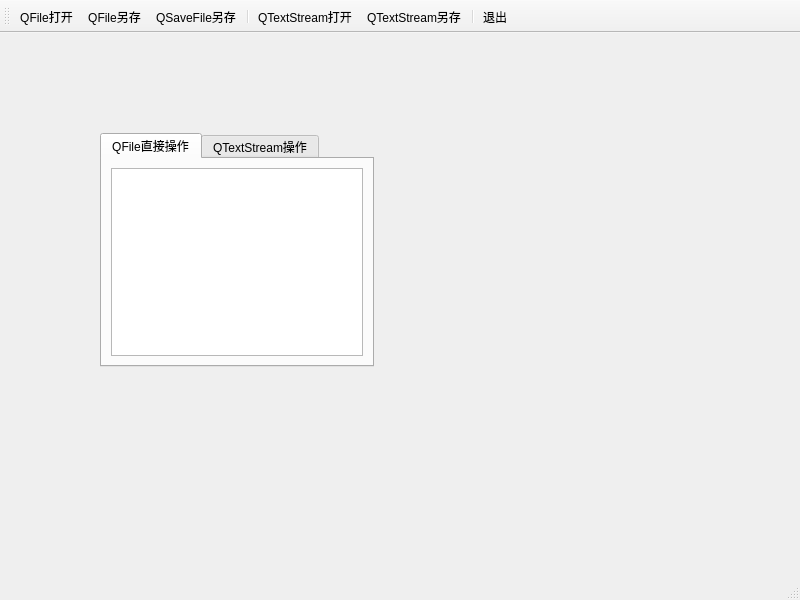
<?xml version="1.0" encoding="UTF-8"?>
<ui version="4.0">
 <class>MainWindow</class>
 <widget class="QMainWindow" name="MainWindow">
  <property name="geometry">
   <rect>
    <x>0</x>
    <y>0</y>
    <width>800</width>
    <height>600</height>
   </rect>
  </property>
  <property name="windowTitle">
   <string>文本文件读写</string>
  </property>
  <property name="toolButtonStyle">
   <enum>Qt::ToolButtonStyle::ToolButtonTextOnly</enum>
  </property>
  <widget class="QWidget" name="centralwidget">
   <widget class="QTabWidget" name="tabWidget">
    <property name="geometry">
     <rect>
      <x>100</x>
      <y>100</y>
      <width>274</width>
      <height>234</height>
     </rect>
    </property>
    <property name="currentIndex">
     <number>0</number>
    </property>
    <widget class="QWidget" name="tab">
     <attribute name="icon">
      <iconset theme="QIcon::ThemeIcon::DocumentNew"/>
     </attribute>
     <attribute name="title">
      <string>QFile直接操作</string>
     </attribute>
     <layout class="QHBoxLayout" name="horizontalLayout">
      <item>
       <widget class="QPlainTextEdit" name="plainTextEdit"/>
      </item>
     </layout>
    </widget>
    <widget class="QWidget" name="tab_2">
     <attribute name="icon">
      <iconset resource="qrc.qrc">
       <normaloff>:/ric/生成文件图标.png</normaloff>:/ric/生成文件图标.png</iconset>
     </attribute>
     <attribute name="title">
      <string>QTextStream操作</string>
     </attribute>
     <layout class="QHBoxLayout" name="horizontalLayout_2">
      <item>
       <widget class="QPlainTextEdit" name="plainTextEdit_2"/>
      </item>
     </layout>
    </widget>
   </widget>
  </widget>
  <widget class="QStatusBar" name="statusbar"/>
  <widget class="QToolBar" name="toolBar">
   <property name="windowTitle">
    <string>toolBar</string>
   </property>
   <property name="toolButtonStyle">
    <enum>Qt::ToolButtonStyle::ToolButtonTextUnderIcon</enum>
   </property>
   <attribute name="toolBarArea">
    <enum>TopToolBarArea</enum>
   </attribute>
   <attribute name="toolBarBreak">
    <bool>false</bool>
   </attribute>
   <addaction name="action1"/>
   <addaction name="action2"/>
   <addaction name="action3"/>
   <addaction name="separator"/>
   <addaction name="action4"/>
   <addaction name="action5"/>
   <addaction name="separator"/>
   <addaction name="action6"/>
  </widget>
  <action name="action1">
   <property name="icon">
    <iconset theme="QIcon::ThemeIcon::DocumentOpen"/>
   </property>
   <property name="text">
    <string>QFile打开</string>
   </property>
   <property name="menuRole">
    <enum>QAction::MenuRole::NoRole</enum>
   </property>
  </action>
  <action name="action2">
   <property name="icon">
    <iconset theme="QIcon::ThemeIcon::DocumentSave"/>
   </property>
   <property name="text">
    <string>QFile另存</string>
   </property>
   <property name="shortcutContext">
    <enum>Qt::ShortcutContext::WindowShortcut</enum>
   </property>
   <property name="menuRole">
    <enum>QAction::MenuRole::NoRole</enum>
   </property>
  </action>
  <action name="action3">
   <property name="icon">
    <iconset resource="qrc.qrc">
     <normaloff>:/ric/生成文件图标2.png</normaloff>:/ric/生成文件图标2.png</iconset>
   </property>
   <property name="text">
    <string>QSaveFile另存</string>
   </property>
   <property name="menuRole">
    <enum>QAction::MenuRole::NoRole</enum>
   </property>
  </action>
  <action name="action4">
   <property name="icon">
    <iconset resource="qrc.qrc">
     <normaloff>:/ric/生成文件图标.png</normaloff>:/ric/生成文件图标.png</iconset>
   </property>
   <property name="text">
    <string>QTextStream打开</string>
   </property>
   <property name="menuRole">
    <enum>QAction::MenuRole::NoRole</enum>
   </property>
  </action>
  <action name="action5">
   <property name="icon">
    <iconset resource="qrc.qrc">
     <normaloff>:/ric/生成文件图标2.png</normaloff>:/ric/生成文件图标2.png</iconset>
   </property>
   <property name="text">
    <string>QTextStream另存</string>
   </property>
   <property name="menuRole">
    <enum>QAction::MenuRole::NoRole</enum>
   </property>
  </action>
  <action name="action6">
   <property name="icon">
    <iconset theme="QIcon::ThemeIcon::SystemLogOut"/>
   </property>
   <property name="text">
    <string>退出</string>
   </property>
   <property name="menuRole">
    <enum>QAction::MenuRole::NoRole</enum>
   </property>
  </action>
 </widget>
 <resources>
  <include location="qrc.qrc"/>
 </resources>
 <connections>
  <connection>
   <sender>action6</sender>
   <signal>triggered()</signal>
   <receiver>MainWindow</receiver>
   <slot>close()</slot>
   <hints>
    <hint type="sourcelabel">
     <x>-1</x>
     <y>-1</y>
    </hint>
    <hint type="destinationlabel">
     <x>399</x>
     <y>299</y>
    </hint>
   </hints>
  </connection>
 </connections>
</ui>
